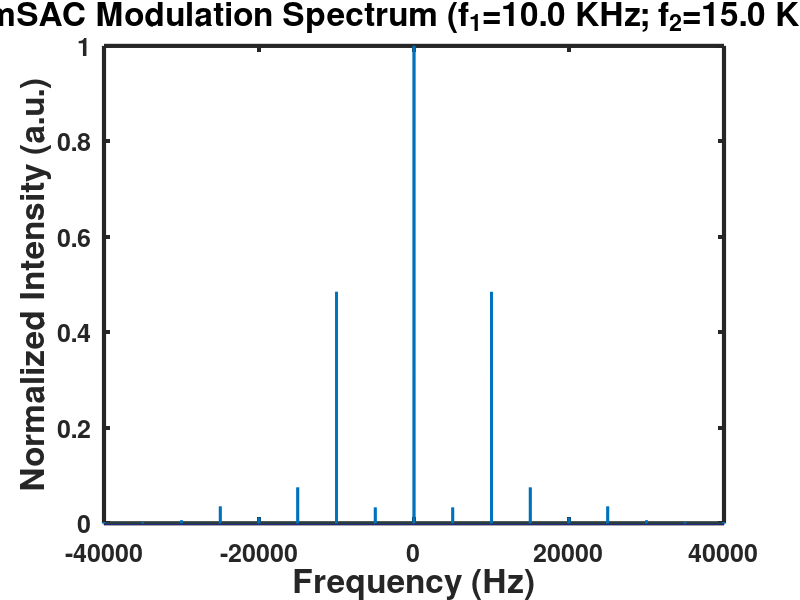

Reproduce this figure in MATLAB.
function freq_components = FreqSAC_analy(k_isc, ...
    k_t, k0, sigma_s, I_s, I_d, lambda_s, lambda_d, f1, f2, m_s, m_d, duration, interval)
% FreqSAC_analysis 分析双调制SAC信号的频谱特性
%
% 输入参数:
%   k_isc      - 系间窜越速率 (默认: 1.1e6)
%   k_t        - 三重态衰减速率 (默认: 0.49e6)
%   k0         - 荧光衰减速率 (默认: 2.56e8)
%   sigma_s    - 激发光吸收截面 (默认: 2.7e-16)
%   I_s        - 激发光强度 (W/cm²) (默认: 10e3)
%   I_d        - 竞争光强度 (W/cm²) (默认: 1000e3)
%   lambda_s   - 激发光波长 (cm) (默认: 532e-7)
%   lambda_d   - 竞争光波长 (cm) (默认: 561e-7)
%   f1         - 激发光调制频率 (Hz) (默认: 10e3)
%   f2         - 竞争光调制频率 (Hz) (默认: 15e3)
%   m_s        - 激发调制对比度 (默认: 1)
%   m_d        - 竞争光调制对比度 (默认: 0.5)
%   duration   - 信号持续时间 (s) (默认: 1)
%   interval   - 采样间隔 (s) (默认: 0.5e-6)
%
% 输出参数:
%   freq_components - 结构体，包含各频率分量的占比
%   omiga_shift    - 频率轴数据 (Hz)
%   result          - 归一化频谱幅度

% 设置默认参数
if nargin < 14
    interval = 0.5e-6;
end
if nargin < 13
    duration = 1;
end
if nargin < 12
    m_d = 0.5;
end
if nargin < 11
    m_s = 1;
end
if nargin < 10
    f2 = 15e3;
end
if nargin < 9
    f1 = 10e3;
end
if nargin < 8
    lambda_d = 561e-7;
end
if nargin < 7
    lambda_s = 532e-7;
end
if nargin < 6
    I_d = 1000e3;
end
if nargin < 5
    I_s = 10e3;
end
if nargin < 4
    sigma_s = 2.7e-16;
end
if nargin < 3
    k0 = 2.56e8;
end
if nargin < 2
    k_t = 0.49e6;
end
if nargin < 1
    k_isc = 1.1e6;
end

% 计算相关常数
h = 6.626e-34;      % 普朗克常数
c = 3e10;           % 光速 (cm/s)
c1 = 1 + k_isc/k_t;

% 计算损耗光吸收截面 (基于R6G染料的比例关系)
sigma_d = sigma_s * 0.049850201;

% 计算激发和损耗速率
k_s = sigma_s * I_s * lambda_s / (h * c);
k_d = sigma_d * I_d * lambda_d / (h * c);

% 生成时间序列
t = 0:interval:duration-interval;

% 生成调制信号
y_s = (k_s * (1 + m_s * cos(2*pi*f1*t))) ./ ...
      (c1 * (k_s * (1 + m_s * cos(2*pi*f1*t)) + k_d * (1 + m_d * cos(2*pi*f2*t))) + k0);

% 傅里叶变换
n = length(t);
f_omiga = fft(y_s);
omiga = (0:n-1) * (1/interval) / n;
f_omiga_shift = fftshift(f_omiga);
omiga_shift = (-n/2:n/2-1) * ((1/interval)/n);
result = abs(f_omiga_shift) / max(abs(f_omiga_shift));

% 计算频率分量占比
sumx = (sum(result) - 1) / 2;  % 所有频率分量求和(减去直流分量)
% sumx = result(round(n/2+1));

% 创建频率分量结构体
freq_components.sig_fund = result(round(n/2+f1 * n * interval) +1) / sumx;    % 主频分量 (f1)
freq_components.sig_harm = result(round(n/2+f2 * n * interval) +1) / sumx;    % 谐频分量 (f2)
freq_components.sig_sum = result(round((n/2+f1+f2) * n * interval) +1) / sumx;  % 合频分量 (f1+f2)
freq_components.sig_diff = result(round(n/2+abs(f2-f1) * n * interval) +1) / sumx; % 差频分量 (|f2-f1|)
freq_components.sig_double = result(round(n/2+2*f1 * n * interval)+1 ) / sumx;  % 二倍频分量 (2*f1)
freq_components.sig_triple = result(round(n/2+3*f1 * n * interval)+1 ) / sumx;  % 三倍频分量 (3*f1)

% 绘制频谱图
figure('Position', [100, 100, 1500, 500]);
plot(omiga_shift, result, 'linewidth', 2);
axis([-40001 40001 0 1]);
set(gca, 'Linewidth', 3, 'FontWeight', 'bold', 'FontSize', 18);
ylabel('Normalized Intensity (a.u.)','FontWeight','bold','FontSize',24);
xlabel('Frequency (Hz)','FontWeight','bold','FontSize',24);
% set(gca, 'Linewidth', 3, 'FontWeight', 'bold', 'FontSize', 30);
title(sprintf('fmSAC Modulation Spectrum (f_1=%.1f KHz; f_2=%.1f KHz)', ...
    f1/1000, f2/1000),'FontWeight','bold','FontSize',24);

% 显示频率分量结果
disp('Frequency Components Analysis:');
disp(freq_components);
end

%%%%%%%%%%%%%%%%%%%%%%%%%%%%%%%%%%%%%%%%%%%%%%%%%%%%%%%%%%%%%%%%%%%%%%%%%%%%%%%%%%%
%%测试FreqSAC_analysis.m函数方法如下：
clear
clc
close all

% 使用默认参数
% freq_comp = FreqSAC_analy();

% 使用自定义参数
freq_comp = FreqSAC_analy(...
    1.1e6, 0.49e6, 2.56e8, 2.7e-16, 10e3, 1000e3, ...
    532e-7, 561e-7, 15e3, 10e3, 1, 0.5, 1, 0.5e-6);